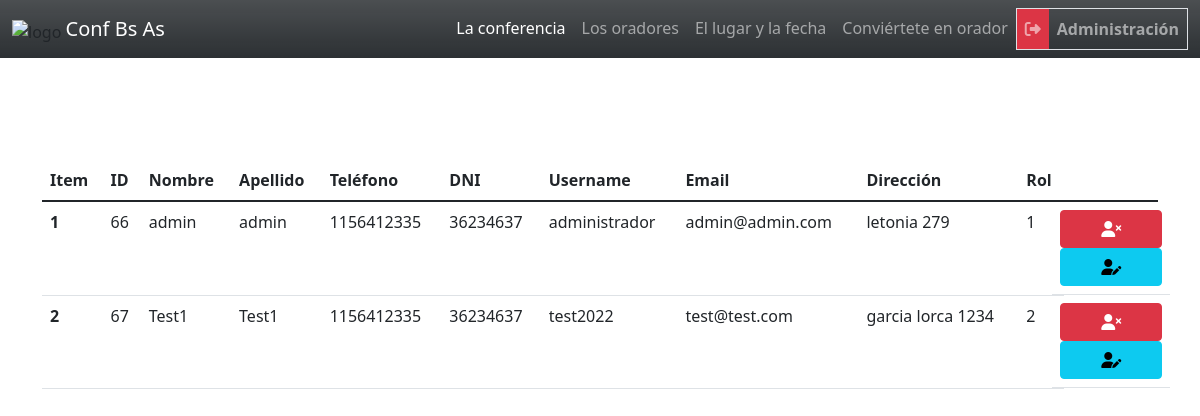
The page /views/listUsers.php (signed in) on the database its author committed.
### tables this page shows
CREATE TABLE `users` (
  `id` int(11) NOT NULL AUTO_INCREMENT,
  `lastName` varchar(30) NOT NULL,
  `firstName` varchar(30) NOT NULL,
  `email` varchar(40) NOT NULL,
  `phone` varchar(20) DEFAULT NULL,
  `dni` varchar(10) DEFAULT NULL,
  `username` varchar(20) NOT NULL,
  `address` varchar(40) DEFAULT NULL,
  `password` varchar(80) NOT NULL,
  `role` int(11) NOT NULL DEFAULT '2',
  PRIMARY KEY (`id`),
  UNIQUE KEY `users_email_IDX` (`email`) USING BTREE
);

### functions/CRUD_USERS.php (called while the page is built, shortened)
<?php
function get_user_all()
{
  return mysqli_query($GLOBALS['connection'], 'SELECT * FROM users');
};
?>

### views/listUsers.php (the view, shortened to what this page needs)
<?php
include '../functions/CRUD_USERS.php';
$data = get_user_all();
include './partials/header.php';
?>
<main class="container">
  <table class="table table-users">
    <thead class="thead-dark">
      <tr>
        <th scope="col">Item</th>
        <th scope="col">ID</th>
        <th scope="col">Nombre</th>
        <th scope="col">Apellido</th>
        <th scope="col">Teléfono</th>
        <th scope="col">DNI</th>
        <th scope="col">Username</th>
        <th scope="col">Email</th>
        <th scope="col">Dirección</th>
        <th scope="col">Rol</th>
        <th scope="col"></th>
      </tr>
    </thead>
    <tbody>
      <?php
      $count = 0;
      while ($table = mysqli_fetch_array($data)) {
          $count += 1; ?>
      <tr id="<?php echo $table['id']; ?>">
        <th scope="row"><?php echo $count; ?></th>
        <td><?php echo $table['id']; ?></td>
        <td><?php echo $table['firstName']; ?></td>
        <td><?php echo $table['lastName']; ?></td>
        <td><?php echo $table['phone']; ?></td>
        <td><?php echo $table['dni']; ?></td>
        <td><?php echo $table['username']; ?></td>
        <td><?php echo $table['email']; ?></td>
        <td><?php echo $table['address']; ?></td>
        <td><?php echo $table['role']; ?></td>
        <td class="row justify-content-center">
          <a class="btn btn-danger text-center" href="delete.php?id=<?php echo $table[
              'id'
          ]; ?>"><i
              class="fa-solid fa-user-xmark"></i></a>
          <a class="btn btn-info text-center" href="update.php?id=<?php echo $table[
              'id'
          ]; ?>"><i
              class="fa-solid fa-user-pen"></i></a>
        </td>
      </tr>
      <?php
      }
      ?>
    </tbody>
  </table>
</main>
</body>
</html>

### css/style.css (style rules this page uses)
.table-users { margin-top: 10rem !important; }
html { scroll-behavior:smooth !important; }

### rows shown on the page
users: id "66", firstName "admin", lastName "admin", phone "1156412335", dni "36234637", username "administrador", email "admin@admin.com", address "letonia 279", role "1"
users: id "67", firstName "Test1", lastName "Test1", phone "1156412335", dni "36234637", username "test2022", email "test@test.com", address "garcia lorca 1234", role "2"
